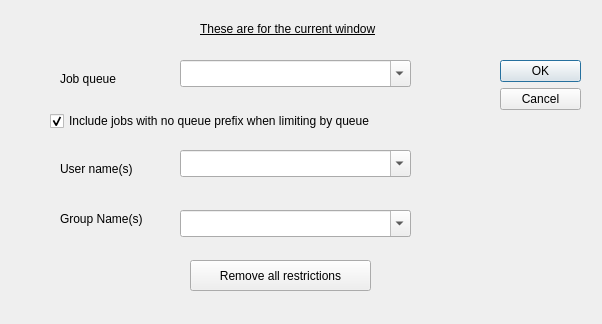
<?xml version="1.0" encoding="UTF-8"?>
<ui version="4.0">
 <class>winoptdlg</class>
 <widget class="QDialog" name="winoptdlg">
  <property name="geometry">
   <rect>
    <x>0</x>
    <y>0</y>
    <width>602</width>
    <height>324</height>
   </rect>
  </property>
  <property name="windowTitle">
   <string>Window Options</string>
  </property>
  <widget class="QPushButton" name="removeall">
   <property name="geometry">
    <rect>
     <x>190</x>
     <y>260</y>
     <width>181</width>
     <height>31</height>
    </rect>
   </property>
   <property name="toolTip">
    <string>Clear all limits on view restrictions</string>
   </property>
   <property name="text">
    <string>Remove all restrictions</string>
   </property>
  </widget>
  <widget class="QDialogButtonBox" name="buttonBox">
   <property name="geometry">
    <rect>
     <x>500</x>
     <y>60</y>
     <width>81</width>
     <height>241</height>
    </rect>
   </property>
   <property name="orientation">
    <enum>Qt::Vertical</enum>
   </property>
   <property name="standardButtons">
    <set>QDialogButtonBox::Cancel|QDialogButtonBox::Ok</set>
   </property>
  </widget>
  <widget class="QLabel" name="label_4">
   <property name="geometry">
    <rect>
     <x>200</x>
     <y>20</y>
     <width>221</width>
     <height>17</height>
    </rect>
   </property>
   <property name="font">
    <font>
     <underline>true</underline>
    </font>
   </property>
   <property name="text">
    <string>These are for the current window</string>
   </property>
  </widget>
  <widget class="QLabel" name="label">
   <property name="geometry">
    <rect>
     <x>60</x>
     <y>70</y>
     <width>91</width>
     <height>17</height>
    </rect>
   </property>
   <property name="text">
    <string>Job queue</string>
   </property>
  </widget>
  <widget class="QComboBox" name="queuename">
   <property name="geometry">
    <rect>
     <x>180</x>
     <y>60</y>
     <width>231</width>
     <height>27</height>
    </rect>
   </property>
   <property name="toolTip">
    <string>Select a queue name to restrict the view to using the button.
You can also select lists of queue names using commas and &quot;shell glob&quot; like
matching - e.g. q*,*list</string>
   </property>
   <property name="editable">
    <bool>true</bool>
   </property>
  </widget>
  <widget class="QCheckBox" name="inclnull">
   <property name="geometry">
    <rect>
     <x>50</x>
     <y>110</y>
     <width>411</width>
     <height>22</height>
    </rect>
   </property>
   <property name="toolTip">
    <string>Select this to include jobs with no queue name at all
when you are limiting the display to a queue name
or names.</string>
   </property>
   <property name="text">
    <string>Include jobs with no queue prefix when limiting by queue</string>
   </property>
   <property name="checked">
    <bool>true</bool>
   </property>
  </widget>
  <widget class="QLabel" name="label_2">
   <property name="geometry">
    <rect>
     <x>60</x>
     <y>160</y>
     <width>111</width>
     <height>17</height>
    </rect>
   </property>
   <property name="text">
    <string>User name(s)</string>
   </property>
  </widget>
  <widget class="QLabel" name="label_3">
   <property name="geometry">
    <rect>
     <x>60</x>
     <y>210</y>
     <width>101</width>
     <height>17</height>
    </rect>
   </property>
   <property name="text">
    <string>Group Name(s)</string>
   </property>
  </widget>
  <widget class="QComboBox" name="username">
   <property name="geometry">
    <rect>
     <x>180</x>
     <y>150</y>
     <width>231</width>
     <height>27</height>
    </rect>
   </property>
   <property name="toolTip">
    <string>Select a user name to restrict the view to using the button.
You can also select lists of user names using commas and &quot;shell glob&quot; like
matching - e.g. j*,*smith</string>
   </property>
   <property name="editable">
    <bool>true</bool>
   </property>
  </widget>
  <widget class="QComboBox" name="groupname">
   <property name="geometry">
    <rect>
     <x>180</x>
     <y>210</y>
     <width>231</width>
     <height>27</height>
    </rect>
   </property>
   <property name="toolTip">
    <string>Select a group name to restrict the view to using the button.
You can also select lists of group names using commas and &quot;shell glob&quot; like
matching - e.g. q*,*list</string>
   </property>
   <property name="editable">
    <bool>true</bool>
   </property>
  </widget>
 </widget>
 <tabstops>
  <tabstop>queuename</tabstop>
  <tabstop>inclnull</tabstop>
  <tabstop>username</tabstop>
  <tabstop>groupname</tabstop>
  <tabstop>removeall</tabstop>
  <tabstop>buttonBox</tabstop>
 </tabstops>
 <resources/>
 <connections>
  <connection>
   <sender>buttonBox</sender>
   <signal>accepted()</signal>
   <receiver>winoptdlg</receiver>
   <slot>accept()</slot>
   <hints>
    <hint type="sourcelabel">
     <x>540</x>
     <y>180</y>
    </hint>
    <hint type="destinationlabel">
     <x>300</x>
     <y>260</y>
    </hint>
   </hints>
  </connection>
  <connection>
   <sender>buttonBox</sender>
   <signal>rejected()</signal>
   <receiver>winoptdlg</receiver>
   <slot>reject()</slot>
   <hints>
    <hint type="sourcelabel">
     <x>540</x>
     <y>180</y>
    </hint>
    <hint type="destinationlabel">
     <x>300</x>
     <y>260</y>
    </hint>
   </hints>
  </connection>
 </connections>
</ui>
